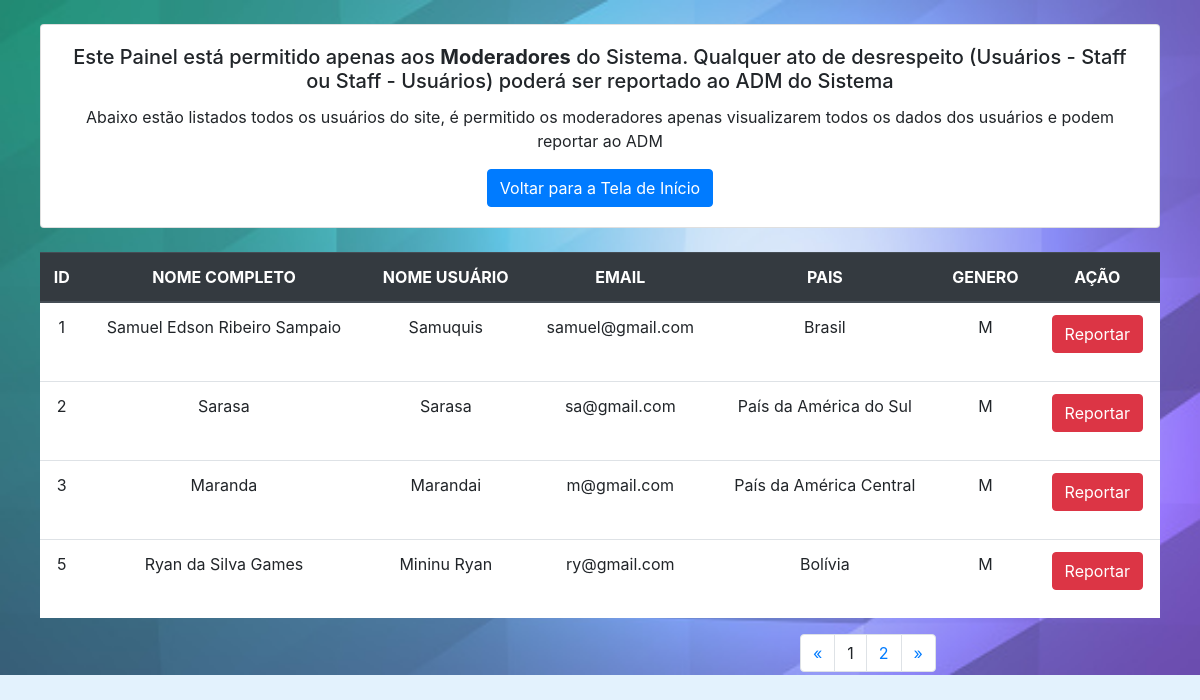
The app's page /moderador.php, older data.
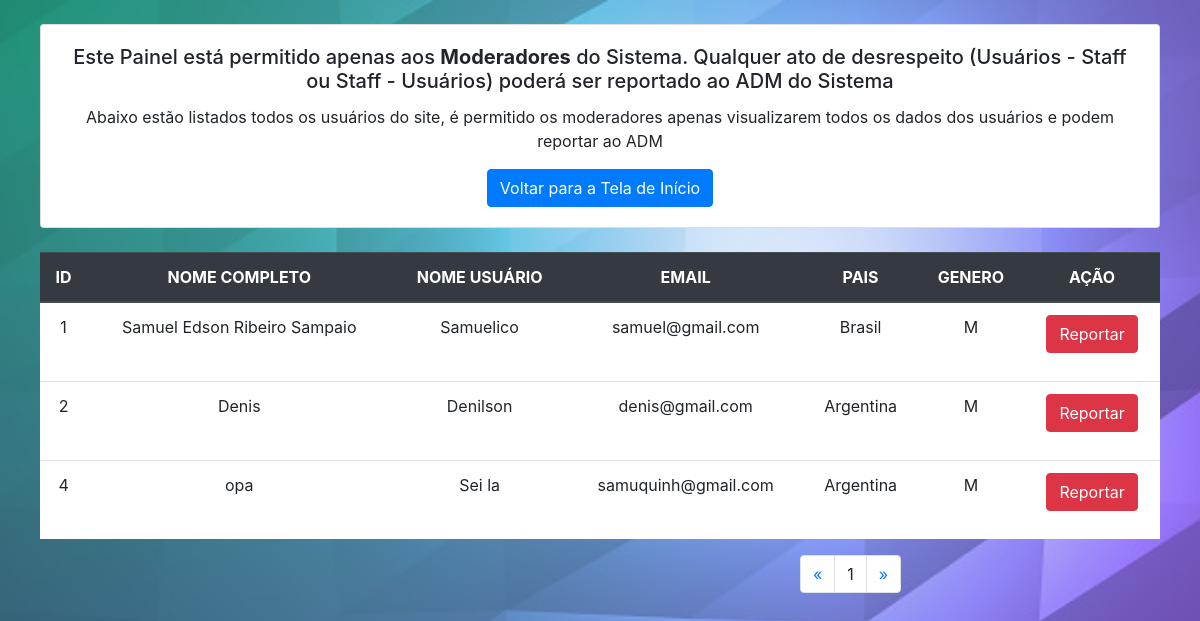
The same page, newer data.
### tables this page shows
CREATE TABLE `usuarios` (
  `id` int(11) NOT NULL AUTO_INCREMENT,
  `nomecompleto` varchar(200) DEFAULT NULL,
  `nomeusuario` varchar(200) DEFAULT NULL,
  `pais` varchar(200) DEFAULT NULL,
  `genero` varchar(10) DEFAULT NULL,
  `email` varchar(200) NOT NULL,
  `senha` varchar(200) NOT NULL,
  `foto` varchar(200) DEFAULT NULL,
  PRIMARY KEY (`id`)
);

### moderador.php (the view, shortened to what this page needs)
<?php
include("php/conexao.php");
?>
<!DOCTYPE html>
<html>
<head>
	<link rel="stylesheet" href="css/bootstrap.css">
</head>
<body>
	<br>
	<div class="card" style="width: 100%; text-align: center;">
		<div class="card-body">
			<h5 class="card-title">Este Painel está permitido apenas aos <b>Moderadores</b> do Sistema. Qualquer ato de desrespeito (Usuários - Staff ou Staff - Usuários) poderá ser reportado ao ADM do Sistema</h5>
			<p class="card-text">Abaixo estão listados todos os usuários do site, é permitido os moderadores apenas visualizarem todos os dados dos usuários e podem reportar ao ADM</p>
			<a href="index.php" class="btn btn-primary">Voltar para a Tela de Início</a>
		</div>
	</div>
	<br>
	<table class="table">
		<thead class="thead-dark">
			<tr>
				<th scope="col">ID</th>
				<th scope="col">NOME COMPLETO</th>
				<th scope="col">NOME USUÁRIO</th>
				<th scope="col">EMAIL</th>
				<th scope="col">PAIS</th>
				<th scope="col">GENERO</th>
				<th scope="col">AÇÃO</th>
			</tr>
		</thead>
		<tbody>
			<?php
			$pagina_a = filter_input(INPUT_GET,'pagina', FILTER_SANITIZE_NUMBER_INT);
			$pagina = (!empty($pagina_a)) ? $pagina_a : 1;
			$qnt_result = 4;
			$inicio = ($qnt_result * $pagina) - $qnt_result;
			$resul_u = "SELECT * FROM usuarios LIMIT $inicio, $qnt_result";
			$resultado = mysqli_query($con, $resul_u);
			while ($row_usuario = mysqli_fetch_assoc($resultado)){
				echo "
				<tr>
				<td>". $row_usuario['id'] ."</td>
				<td>". $row_usuario['nomecompleto'] ."</td>
				<td>". $row_usuario['nomeusuario']."</td>
				<td>". $row_usuario['email'] ."</td>
				<td>". $row_usuario['pais'] ."</td>
				<td>". $row_usuario['genero'] . "</td>";
				?>
				<td>
					<p>
						<button class='btn btn-danger' type='button' data-toggle='collapse' data-target='#collapseExample' aria-expanded='false' aria-controls='collapseExample'>
							Reportar
						</button>
					</p>
				</td>
			</tr>
			<?php
		};
		$result_p = "SELECT COUNT(id) AS num_result FROM usuarios";
		$result_pg = mysqli_query($con, $result_p);
		$row_p = mysqli_fetch_assoc($result_pg);
		$quantipg = ceil($row_p['num_result']/$qnt_result);
		$max_links = 2; ?>
	</tbody>
</table>
<?php
echo "
<nav aria-label='Page navigation example'>
<ul class='pagination'>
<li class='page-item'>
<a class='page-link' href='moderador.php?pagina=1'><span aria-hidden='true'>&laquo;</span></a>";
echo "<li class='page-item'><a class='page-link'>$pagina</a></li>";
for($pag_dep = $pagina + 1; $pag_dep <= $pagina + $max_links; $pag_dep++){
	if ($pag_dep <= $quantipg) {
		echo "<li class='page-item'><a class='page-link' href='moderador.php?pagina=$pag_dep'> $pag_dep </a> </div>";
	}
}
echo"<li class='page-item'><a class='page-link' href='moderador.php?pagina=$quantipg'><span aria-hidden='true'>&raquo;</span></a></div>";
?>
</body>
</html>

Row changes from the older to the newer data that the page shows:
removed usuarios: id "3", nomecompleto "Maranda", nomeusuario "Marandai", email "m@gmail.com", pais "País da América Central", genero "M"
removed usuarios: id "5", nomecompleto "Ryan da Silva Games", nomeusuario "Mininu Ryan", email "ry@gmail.com", pais "Bolívia", genero "M"
changed usuarios "Samuel Edson Ribeiro Sampaio": nomeusuario "Samuquis" → "Samuelico"
changed usuarios id 2: nomecompleto "Sarasa" → "Denis"; nomeusuario "Sarasa" → "Denilson"; email "sa@gmail.com" → "denis@gmail.com"; pais "País da América do Sul" → "Argentina"
added usuarios: id "4", nomecompleto "opa", nomeusuario "Sei la", email "samuquinh@gmail.com", pais "Argentina", genero "M"
Text that changed along with them:
list line gone: "2"
